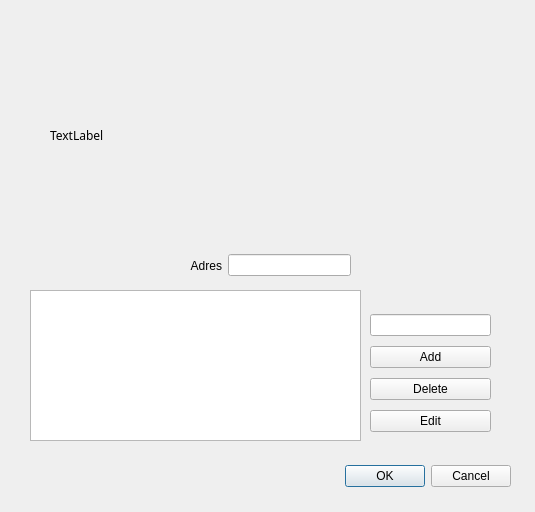
<?xml version="1.0" encoding="UTF-8"?>
<ui version="4.0">
 <class>QtWisselDialoog</class>
 <widget class="QDialog" name="QtWisselDialoog">
  <property name="geometry">
   <rect>
    <x>0</x>
    <y>0</y>
    <width>535</width>
    <height>512</height>
   </rect>
  </property>
  <property name="windowTitle">
   <string>Dialog</string>
  </property>
  <widget class="QDialogButtonBox" name="buttonBox">
   <property name="geometry">
    <rect>
     <x>170</x>
     <y>460</y>
     <width>341</width>
     <height>32</height>
    </rect>
   </property>
   <property name="orientation">
    <enum>Qt::Horizontal</enum>
   </property>
   <property name="standardButtons">
    <set>QDialogButtonBox::Cancel|QDialogButtonBox::Ok</set>
   </property>
  </widget>
  <widget class="QLabel" name="uitleg">
   <property name="geometry">
    <rect>
     <x>50</x>
     <y>30</y>
     <width>421</width>
     <height>211</height>
    </rect>
   </property>
   <property name="font">
    <font>
     <family>Courier 10 Pitch</family>
     <pointsize>9</pointsize>
    </font>
   </property>
   <property name="text">
    <string>TextLabel</string>
   </property>
  </widget>
  <widget class="QWidget" name="horizontalLayoutWidget">
   <property name="geometry">
    <rect>
     <x>190</x>
     <y>250</y>
     <width>161</width>
     <height>31</height>
    </rect>
   </property>
   <layout class="QHBoxLayout" name="horizontalLayout">
    <item>
     <widget class="QLabel" name="label_4">
      <property name="text">
       <string>Adres</string>
      </property>
      <property name="alignment">
       <set>Qt::AlignRight|Qt::AlignTrailing|Qt::AlignVCenter</set>
      </property>
     </widget>
    </item>
    <item>
     <widget class="QLineEdit" name="adres"/>
    </item>
   </layout>
  </widget>
  <widget class="QStackedWidget" name="stack">
   <property name="geometry">
    <rect>
     <x>30</x>
     <y>290</y>
     <width>471</width>
     <height>161</height>
    </rect>
   </property>
   <property name="currentIndex">
    <number>2</number>
   </property>
   <widget class="QWidget" name="wissel">
    <widget class="QWidget" name="gridLayoutWidget">
     <property name="geometry">
      <rect>
       <x>20</x>
       <y>0</y>
       <width>381</width>
       <height>151</height>
      </rect>
     </property>
     <layout class="QGridLayout" name="inputMatrix">
      <property name="sizeConstraint">
       <enum>QLayout::SetDefaultConstraint</enum>
      </property>
      <item row="2" column="1">
       <widget class="QLabel" name="label_2">
        <property name="text">
         <string>Lengte</string>
        </property>
       </widget>
      </item>
      <item row="0" column="3">
       <widget class="QLabel" name="hLabel3">
        <property name="text">
         <string>3</string>
        </property>
        <property name="alignment">
         <set>Qt::AlignCenter</set>
        </property>
       </widget>
      </item>
      <item row="0" column="4">
       <widget class="QLabel" name="hLabel4">
        <property name="text">
         <string>4</string>
        </property>
        <property name="alignment">
         <set>Qt::AlignCenter</set>
        </property>
       </widget>
      </item>
      <item row="3" column="1">
       <widget class="QLabel" name="label_3">
        <property name="text">
         <string>MaxSnelheid</string>
        </property>
       </widget>
      </item>
      <item row="0" column="2">
       <widget class="QLabel" name="hLabel2">
        <property name="text">
         <string>2</string>
        </property>
        <property name="alignment">
         <set>Qt::AlignCenter</set>
        </property>
       </widget>
      </item>
      <item row="0" column="5">
       <widget class="QLabel" name="hLabel43">
        <property name="text">
         <string>43</string>
        </property>
        <property name="alignment">
         <set>Qt::AlignCenter</set>
        </property>
       </widget>
      </item>
      <item row="1" column="1">
       <widget class="QLabel" name="label">
        <property name="text">
         <string>Aansluiting</string>
        </property>
       </widget>
      </item>
     </layout>
    </widget>
   </widget>
   <widget class="QWidget" name="lamp">
    <widget class="QWidget" name="gridLayoutWidget_2">
     <property name="geometry">
      <rect>
       <x>20</x>
       <y>0</y>
       <width>381</width>
       <height>151</height>
      </rect>
     </property>
     <layout class="QGridLayout" name="lampSettings" columnstretch="1,0,0,0">
      <item row="1" column="1">
       <widget class="QLabel" name="label_7">
        <property name="text">
         <string>type</string>
        </property>
        <property name="alignment">
         <set>Qt::AlignRight|Qt::AlignTrailing|Qt::AlignVCenter</set>
        </property>
       </widget>
      </item>
      <item row="1" column="2">
       <widget class="QComboBox" name="type"/>
      </item>
      <item row="0" column="3">
       <widget class="QLineEdit" name="hwTot"/>
      </item>
      <item row="3" column="0">
       <widget class="QLabel" name="label_10">
        <property name="text">
         <string>hoogte</string>
        </property>
        <property name="alignment">
         <set>Qt::AlignRight|Qt::AlignTrailing|Qt::AlignVCenter</set>
        </property>
       </widget>
      </item>
      <item row="3" column="2">
       <widget class="QLabel" name="label_11">
        <property name="text">
         <string>breedte</string>
        </property>
        <property name="alignment">
         <set>Qt::AlignRight|Qt::AlignTrailing|Qt::AlignVCenter</set>
        </property>
       </widget>
      </item>
      <item row="3" column="3">
       <widget class="QLineEdit" name="breedte"/>
      </item>
      <item row="0" column="1">
       <widget class="QLineEdit" name="hwAan"/>
      </item>
      <item row="2" column="0">
       <widget class="QLabel" name="label_8">
        <property name="text">
         <string>aanTijd</string>
        </property>
        <property name="alignment">
         <set>Qt::AlignRight|Qt::AlignTrailing|Qt::AlignVCenter</set>
        </property>
       </widget>
      </item>
      <item row="0" column="0">
       <widget class="QLabel" name="label_5">
        <property name="text">
         <string>hwAan</string>
        </property>
        <property name="alignment">
         <set>Qt::AlignRight|Qt::AlignTrailing|Qt::AlignVCenter</set>
        </property>
       </widget>
      </item>
      <item row="2" column="1">
       <widget class="QLineEdit" name="aanTijd"/>
      </item>
      <item row="2" column="2">
       <widget class="QLabel" name="label_9">
        <property name="text">
         <string>uitTijd</string>
        </property>
        <property name="alignment">
         <set>Qt::AlignRight|Qt::AlignTrailing|Qt::AlignVCenter</set>
        </property>
       </widget>
      </item>
      <item row="3" column="1">
       <widget class="QLineEdit" name="hoogte"/>
      </item>
      <item row="2" column="3">
       <widget class="QLineEdit" name="uitTijd"/>
      </item>
      <item row="0" column="2">
       <widget class="QLabel" name="label_6">
        <property name="text">
         <string>hwTot</string>
        </property>
        <property name="alignment">
         <set>Qt::AlignRight|Qt::AlignTrailing|Qt::AlignVCenter</set>
        </property>
       </widget>
      </item>
     </layout>
    </widget>
   </widget>
   <widget class="QWidget" name="draaischijf">
    <widget class="QTableWidget" name="draaiAansluiting">
     <property name="geometry">
      <rect>
       <x>0</x>
       <y>0</y>
       <width>331</width>
       <height>151</height>
      </rect>
     </property>
     <attribute name="horizontalHeaderCascadingSectionResizes">
      <bool>false</bool>
     </attribute>
     <attribute name="horizontalHeaderDefaultSectionSize">
      <number>60</number>
     </attribute>
     <attribute name="horizontalHeaderMinimumSectionSize">
      <number>30</number>
     </attribute>
    </widget>
    <widget class="QWidget" name="layoutWidget">
     <property name="geometry">
      <rect>
       <x>340</x>
       <y>20</y>
       <width>121</width>
       <height>128</height>
      </rect>
     </property>
     <layout class="QVBoxLayout" name="verticalLayout">
      <item>
       <widget class="QLineEdit" name="Angle"/>
      </item>
      <item>
       <widget class="QPushButton" name="Add">
        <property name="text">
         <string>Add</string>
        </property>
       </widget>
      </item>
      <item>
       <widget class="QPushButton" name="Delete">
        <property name="text">
         <string>Delete</string>
        </property>
       </widget>
      </item>
      <item>
       <widget class="QPushButton" name="Edit">
        <property name="text">
         <string>Edit</string>
        </property>
       </widget>
      </item>
     </layout>
    </widget>
   </widget>
  </widget>
 </widget>
 <resources/>
 <connections>
  <connection>
   <sender>buttonBox</sender>
   <signal>accepted()</signal>
   <receiver>QtWisselDialoog</receiver>
   <slot>accept()</slot>
   <hints>
    <hint type="sourcelabel">
     <x>248</x>
     <y>254</y>
    </hint>
    <hint type="destinationlabel">
     <x>157</x>
     <y>274</y>
    </hint>
   </hints>
  </connection>
  <connection>
   <sender>buttonBox</sender>
   <signal>rejected()</signal>
   <receiver>QtWisselDialoog</receiver>
   <slot>reject()</slot>
   <hints>
    <hint type="sourcelabel">
     <x>316</x>
     <y>260</y>
    </hint>
    <hint type="destinationlabel">
     <x>286</x>
     <y>274</y>
    </hint>
   </hints>
  </connection>
 </connections>
</ui>
